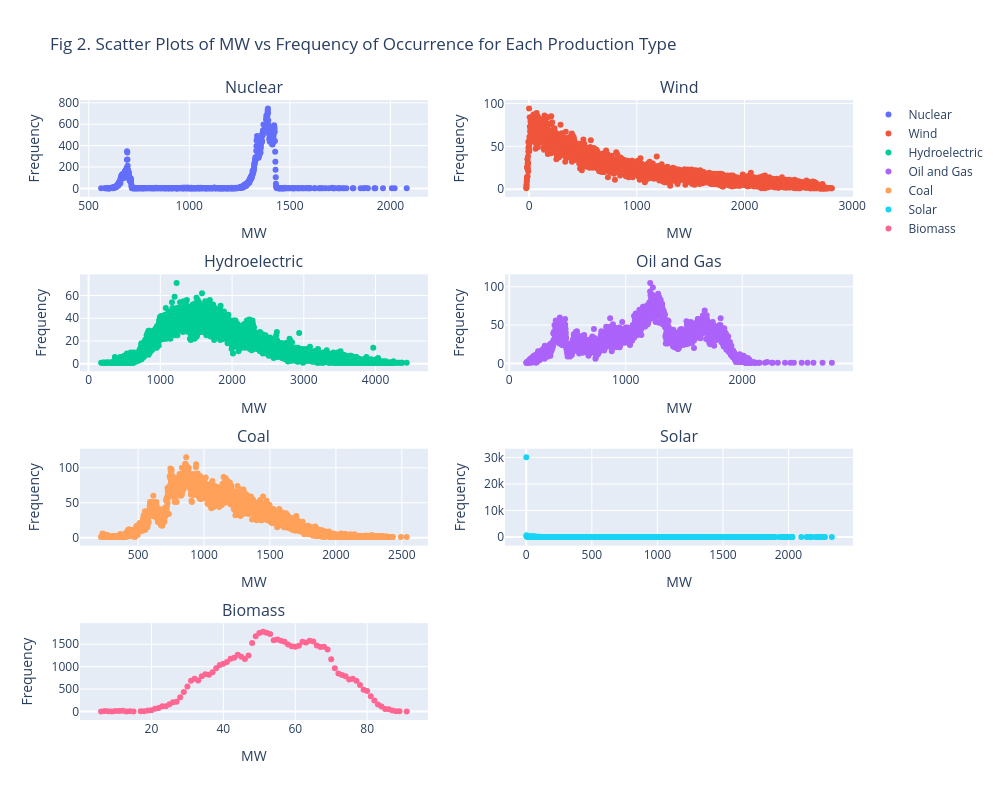

Notebook cell for this chart:
### Code cell
# Подграфики для каждого типа производства
fig = make_subplots(rows=4, 
                    cols=2, 
                    subplot_titles=production_types, 
                    shared_xaxes=False, 
                    shared_yaxes=False)

row = 1
col = 1

for idx, production_type in enumerate(production_types):
    # Расчет частоты каждого значения MW для данного типа производства
    freq = df[production_type].value_counts().sort_index()
    
    # Add scatter plot
    fig.add_trace(
        go.Scatter(x=freq.index, 
                   y=freq.values, 
                   mode='markers', 
                   name=production_type),
        row=row, col=col
    )
    
    col += 1
    if col > 2:
        col = 1
        row += 1

fig.update_layout(height=800, 
                  width=1000, 
                  title_text="Fig 2. Scatter Plots of MW vs Frequency of Occurrence for Each Production Type"
                  )
fig.update_xaxes(title_text="MW")
fig.update_yaxes(title_text="Frequency")

fig.show()

### Figure 1 — Plotly figure (JSON) as saved in the notebook; plotly's stock layout.template omitted (floating-point values rounded to 4 significant figures; data arrays with more than 128 entries replaced by an {"elided": "..."} marker saying what was removed)
{"data": [{"mode": "markers", "name": "Nuclear", "type": "scatter", "x": {"elided": "723 int values"}, "xaxis": "x", "y": {"elided": "723 int values"}, "yaxis": "y"}, {"mode": "markers", "name": "Wind", "type": "scatter", "x": {"elided": "2768 int values"}, "xaxis": "x2", "y": {"elided": "2768 int values"}, "yaxis": "y2"}, {"mode": "markers", "name": "Hydroelectric", "type": "scatter", "x": {"elided": "3625 int values"}, "xaxis": "x3", "y": {"elided": "3625 int values"}, "yaxis": "y3"}, {"mode": "markers", "name": "Oil and Gas", "type": "scatter", "x": {"elided": "1931 int values"}, "xaxis": "x4", "y": {"elided": "1931 int values"}, "yaxis": "y4"}, {"mode": "markers", "name": "Coal", "type": "scatter", "x": {"elided": "1970 int values"}, "xaxis": "x5", "y": {"elided": "1970 int values"}, "yaxis": "y5"}, {"mode": "markers", "name": "Solar", "type": "scatter", "x": {"elided": "1646 int values"}, "xaxis": "x6", "y": {"elided": "1646 int values"}, "yaxis": "y6"}, {"mode": "markers", "name": "Biomass", "type": "scatter", "x": [6, 7, 8, 9, 10, 11, 12, 13, 14, 15, 17, 18, 19, 20, 21, 22, 23, 24, 25, 26, 27, 28, 29, 30, 31, 32, 33, 34, 35, 36, 37, 38, 39, 40, 41, 42, 43, 44, 45, 46, 47, 48, 49, 50, 51, 52, 53, 54, 55, 56, 57, 58, 59, 60, 61, 62, 63, 64, 65, 66, 67, 68, 69, 70, 71, 72, 73, 74, 75, 76, 77, 78, 79, 80, 81, 82, 83, 84, 85, 86, 87, 88, 89, 91], "xaxis": "x7", "y": [1, 12, 3, 1, 8, 10, 13, 1, 5, 1, 3, 4, 20, 26, 58, 75, 117, 116, 158, 205, 219, 316, 435, 559, 684, 731, 692, 788, 832, 820, 874, 965, 1035, 1065, 1101, 1174, 1199, 1263, 1220, 1169, 1250, 1525, 1677, 1750, 1779, 1754, 1726, 1591, 1604, 1578, 1557, 1495, 1454, 1442, 1466, 1556, 1540, 1576, 1561, 1470, 1438, 1443, 1381, 1163, 964, 848, 815, 786, 712, 727, 686, 589, 483, 459, 341, 244, 157, 108, 57, 48, 20, 5, 2, 1], "yaxis": "y7"}], "layout": {"annotations": [{"font": {"size": 16}, "showarrow": false, "text": "Nuclear", "x": 0.225, "xanchor": "center", "xref": "paper", "y": 1, "yanchor": "bottom", "yref": "paper"}, {"font": {"size": 16}, "showarrow": false, "text": "Wind", "x": 0.775, "xanchor": "center", "xref": "paper", "y": 1, "yanchor": "bottom", "yref": "paper"}, {"font": {"size": 16}, "showarrow": false, "text": "Hydroelectric", "x": 0.225, "xanchor": "center", "xref": "paper", "y": 0.7188, "yanchor": "bottom", "yref": "paper"}, {"font": {"size": 16}, "showarrow": false, "text": "Oil and Gas", "x": 0.775, "xanchor": "center", "xref": "paper", "y": 0.7188, "yanchor": "bottom", "yref": "paper"}, {"font": {"size": 16}, "showarrow": false, "text": "Coal", "x": 0.225, "xanchor": "center", "xref": "paper", "y": 0.4375, "yanchor": "bottom", "yref": "paper"}, {"font": {"size": 16}, "showarrow": false, "text": "Solar", "x": 0.775, "xanchor": "center", "xref": "paper", "y": 0.4375, "yanchor": "bottom", "yref": "paper"}, {"font": {"size": 16}, "showarrow": false, "text": "Biomass", "x": 0.225, "xanchor": "center", "xref": "paper", "y": 0.1562, "yanchor": "bottom", "yref": "paper"}], "height": 800, "title": {"text": "Fig 2. Scatter Plots of MW vs Frequency of Occurrence for Each Production Type"}, "width": 1000, "xaxis": {"anchor": "y", "domain": [0, 0.45], "title": {"text": "MW"}}, "xaxis2": {"anchor": "y2", "domain": [0.55, 1], "title": {"text": "MW"}}, "xaxis3": {"anchor": "y3", "domain": [0, 0.45], "title": {"text": "MW"}}, "xaxis4": {"anchor": "y4", "domain": [0.55, 1], "title": {"text": "MW"}}, "xaxis5": {"anchor": "y5", "domain": [0, 0.45], "title": {"text": "MW"}}, "xaxis6": {"anchor": "y6", "domain": [0.55, 1], "title": {"text": "MW"}}, "xaxis7": {"anchor": "y7", "domain": [0, 0.45], "title": {"text": "MW"}}, "xaxis8": {"anchor": "y8", "domain": [0.55, 1], "title": {"text": "MW"}}, "yaxis": {"anchor": "x", "domain": [0.8438, 1], "title": {"text": "Frequency"}}, "yaxis2": {"anchor": "x2", "domain": [0.8438, 1], "title": {"text": "Frequency"}}, "yaxis3": {"anchor": "x3", "domain": [0.5625, 0.7188], "title": {"text": "Frequency"}}, "yaxis4": {"anchor": "x4", "domain": [0.5625, 0.7188], "title": {"text": "Frequency"}}, "yaxis5": {"anchor": "x5", "domain": [0.2812, 0.4375], "title": {"text": "Frequency"}}, "yaxis6": {"anchor": "x6", "domain": [0.2812, 0.4375], "title": {"text": "Frequency"}}, "yaxis7": {"anchor": "x7", "domain": [0, 0.1562], "title": {"text": "Frequency"}}, "yaxis8": {"anchor": "x8", "domain": [0, 0.1562], "title": {"text": "Frequency"}}}}
